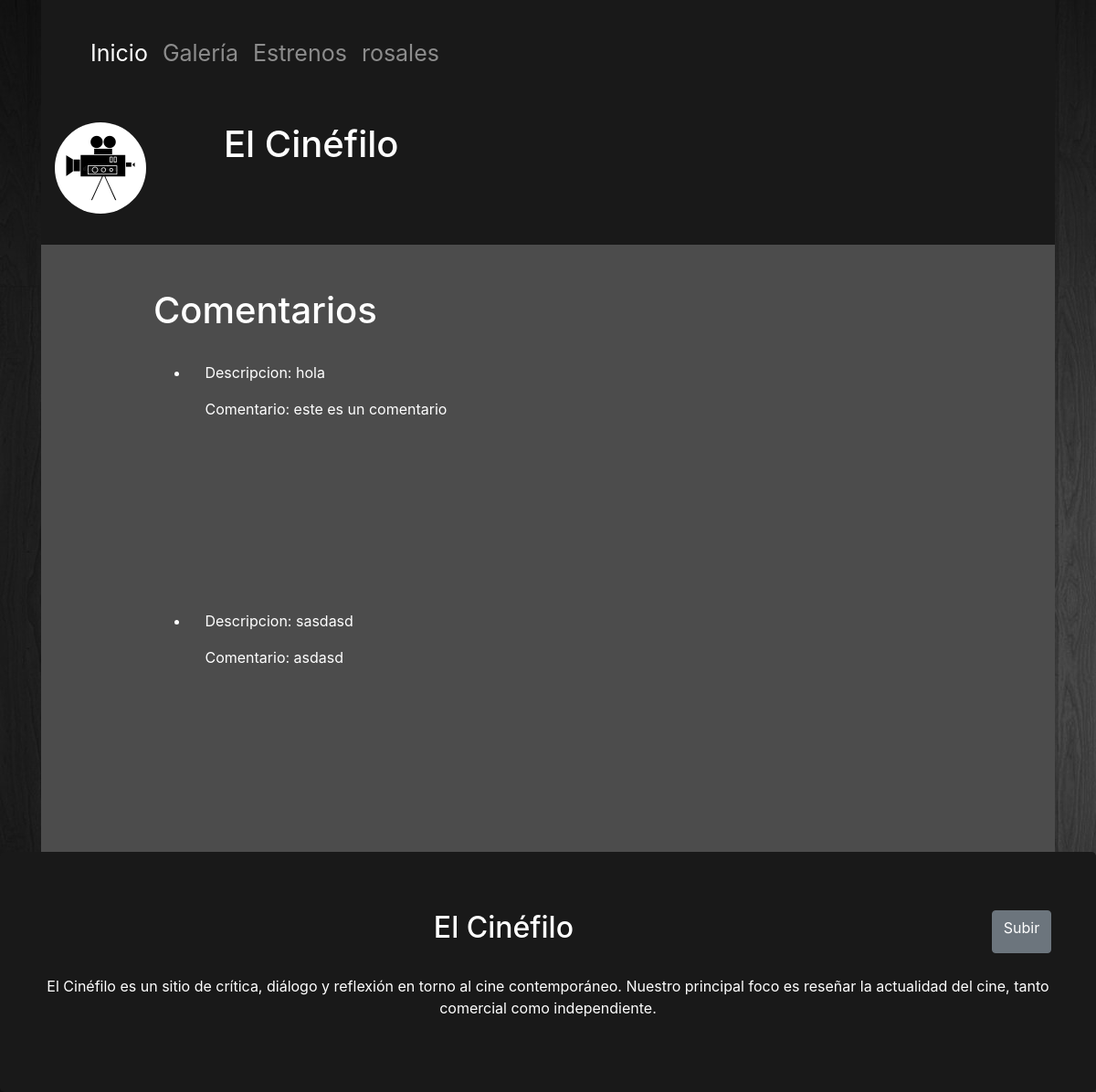
The page /peliculas/comentario/endgame (signed in) on the database its author committed.
### peliculas/models.py (models this page shows, shortened)
class ComentarioEndgame(models.Model):
    id = models.AutoField(primary_key=True,unique=True)
    descripcion = models.CharField(max_length=50)
    comentario = models.TextField(max_length=1000)
    fecha = models.DateField(null=True, blank=True)
    usuario = models.ForeignKey(User, on_delete = models.CASCADE)
    class Meta:
        ordering = ['fecha']
    def get_absolute_url(self):
        return reverse('comentarioEndgame-detail', args=[str(self.id)])

### peliculas/views.py (the view)
# urls.py: path('comentario/endgame', views.EndgameListView.as_view(), name='comentarioendgame'),
class EndgameListView(generic.ListView):
    model = ComentarioEndgame
    paginate_by = 10
    queryset = ComentarioEndgame.objects.all()

### peliculas/templates/peliculas/comentarioendgame_list.html
{% extends "base_generic.html" %}
{% block content %}
	<div class="container cuerpo" style="margin-bottom: -2%;">
	<br><br>
	<div class="letra-cuerpo">
	<h1>Comentarios</h1>
	<br>
	{% if comentarioendgame_list %}
		<ul>
			{% for coment in comentarioendgame_list %}
			<li>
				<p class="letra-cuerpo" style="margin-left: 2%;!important">Descripcion: <a href="{{coment.get_absolute_url}}"> {{ coment.descripcion }} </a></p>
				<p class="letra-cuerpo" style="margin-left: 2%;!important">Comentario: {{coment.comentario}}</p><br><br><br><br><br><br><br><br>
			</li>
			{% endfor %}
		</ul>
	{% else %}
		<p class="letra-cuerpo">No se han registrado comentarios</p><br><br><br><br><br><br><br>
	{% endif %}
	</div>
	</div>
{% endblock %}

### peliculas/templates/base_generic.html (shortened to what this page needs)
<!DOCTYPE html>
<html>
<head>
	{% load static %}
	<link rel="stylesheet" type="text/css" href="{% static 'css/bootstrap.min.css' %}">
	<link rel="stylesheet" type="text/css" href="{% static 'css/estilos.css' %}">
</head>
<body>
	<div class="container">
	<header>
		<div class="container ">
      {% if user.is_authenticated %}
		<nav id="nav" class="navbar navbar-expand-sm navbar-dark">
    		<div class="collapse navbar-collapse container" id="opciones">
      			<ul class="navbar-nav">
        			<li class="nav-item">
         				<a class="nav-link active" href="{% url 'index' %}"><p class="menu">Inicio</p></a>
        			</li>
        			<li class="nav-item">
          				<a class="nav-link" href="{% url 'galeria' %}"><p class="menu">Galería</p></a>
        			</li>
        			<li class="nav-item">
          				<a class="nav-link" href="https://www.esquire.com/es/actualidad/cine/g30204426/mejores-peliculas-2020-estrenos-cine/" target="_blank"><p class="menu">Estrenos</p></a>
        			</li>
              <li class="nav-item">
                  <a class="nav-link" href="{% url 'perfil' %}"><p class="menu">{{ user.username }}</p></a>
              </li>
      			</ul>
    		</div>
  		</nav>
      {% else %}
      <br><br>
      {% endif %}
		<div class="row">
			<div class="col-lg-2 col-md-3 col-sm-4 col-4">
			<img id="logo" class="rounded-circle" src="{% static 'img/logo.jpg' %}">
			</div>
			<div class="col-lg-10 col-md-9 col-sm-8 col-8">
			<h1 id="subir">El Cinéfilo</h1>
			</div>
		</div>
		</div>
	</header>
	{% block content %}
	{% endblock %}
</div>
	<div class="jumbotron container-fluid" style="margin-bottom: -1px;">
		<div class="row">
  		<h2 class="titulo-pie col-lg-11 col-md-10 col-sm-9 col-9">El Cinéfilo</h2>
  		<a href="#subir" class="btn btn-secondary" role="button">Subir</a>
  		</div><br>
  		<p class="letra-pie">
  			El Cinéfilo es un sitio de crítica, diálogo y reflexión en torno al cine contemporáneo. Nuestro principal foco es reseñar la actualidad del cine, tanto comercial como independiente.
  		</p>
	</div>
</body>
</html>

### peliculas/static/css/estilos.css (style rules this page uses)
body { background: url('../img/fondo.jpg'); background-color: #2c2c2c; background-repeat: no-repeat; background-attachment: fixed; }
header { background-color: #191919; padding-bottom: 3%; }
@media (min-width: 306px) { h1 { font-size: 250%; color:#fff; } }
#nav { padding-top: 3%; padding-bottom: 3%; }
.menu { font-size: 25px; }
@media (min-width: 331px) { #logo { width: 100px; height: 100px; } }
img { max-width: 100%; }
a { color:#fff; }
.cuerpo { width: 100%; background-color: #4c4c4c; }
.letra-cuerpo { color:#fff; text-align: justify; margin-left: 10%; margin-right: 10%; }
.jumbotron { background-color: #191919 ; margin-bottom: 0px; margin-top: 0px; }
.titulo-pie { text-align: center; color:#fff; }
.letra-pie { text-align: center; color:#fff; }

### rows shown on the page
ComentarioEndgame: descripcion "hola", comentario "este es un comentario"
ComentarioEndgame: descripcion "sasdasd", comentario "asdasd"

### other values the page prints
{{ user.username }} "rosales"
